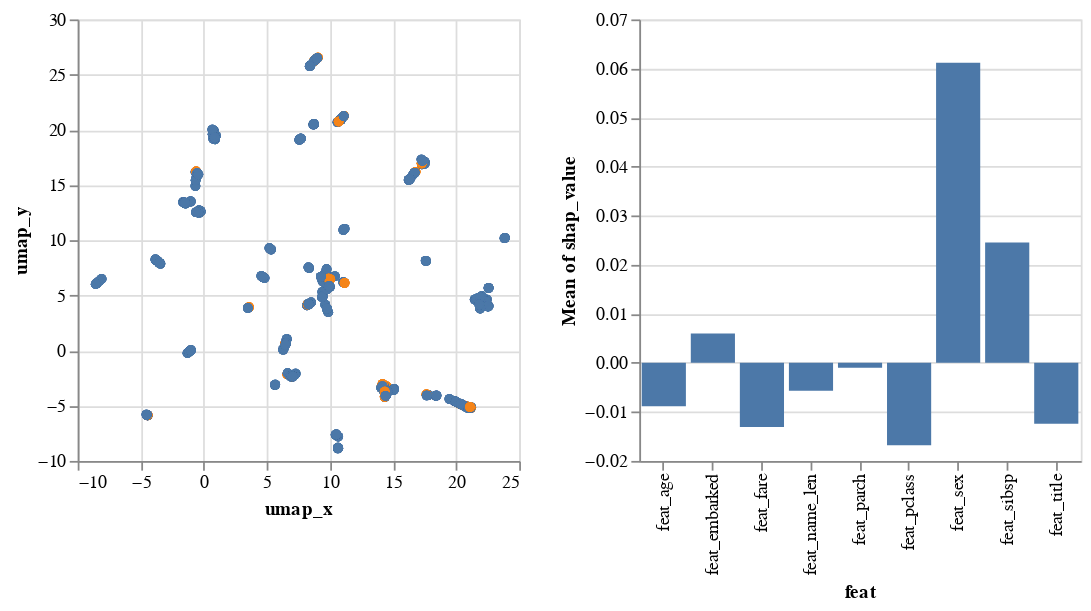

Vega-Lite specification stored for this chart:
### Vega specification from a JSON file in a GitHub repository (floating-point values rounded to 4 significant figures; data arrays with more than 128 entries replaced by an {"elided": "..."} marker saying what was removed)
{"$schema": "https://vega.github.io/schema/vega/v5.json", "background": "white", "padding": 5, "data": [{"name": "selector313_store"}, {"name": "data-a65be1c4d2c4fd82f8026b9ef18b6b31", "values": {"elided": "2655 records"}}, {"name": "data_1", "source": "data-a65be1c4d2c4fd82f8026b9ef18b6b31", "transform": [{"type": "filter", "expr": "isValid(datum[\"umap_x\"]) && isFinite(+datum[\"umap_x\"]) && isValid(datum[\"umap_y\"]) && isFinite(+datum[\"umap_y\"])"}]}, {"name": "data_2", "source": "data-a65be1c4d2c4fd82f8026b9ef18b6b31", "transform": [{"type": "filter", "expr": "!(length(data(\"selector313_store\"))) || (vlSelectionTest(\"selector313_store\", datum))"}, {"type": "aggregate", "groupby": ["feat"], "ops": ["mean"], "fields": ["shap_value"], "as": ["mean_shap_value"]}, {"type": "filter", "expr": "isValid(datum[\"mean_shap_value\"]) && isFinite(+datum[\"mean_shap_value\"])"}]}], "signals": [{"name": "childWidth", "value": 250}, {"name": "childHeight", "value": 250}, {"name": "unit", "value": {}, "on": [{"events": "mousemove", "update": "isTuple(group()) ? group() : unit"}]}, {"name": "selector313", "update": "vlSelectionResolve(\"selector313_store\", \"union\")"}], "layout": {"padding": 20, "bounds": "full", "align": "each"}, "marks": [{"type": "group", "name": "concat_0_group", "style": "cell", "encode": {"update": {"width": {"signal": "childWidth"}, "height": {"signal": "childHeight"}}}, "signals": [{"name": "selector313_x", "value": [], "on": [{"events": {"source": "scope", "type": "mousedown", "filter": ["!event.item || event.item.mark.name !== \"selector313_brush\""]}, "update": "[x(unit), x(unit)]"}, {"events": {"source": "window", "type": "mousemove", "consume": true, "between": [{"source": "scope", "type": "mousedown", "filter": ["!event.item || event.item.mark.name !== \"selector313_brush\""]}, {"source": "window", "type": "mouseup"}]}, "update": "[selector313_x[0], clamp(x(unit), 0, childWidth)]"}, {"events": {"signal": "selector313_scale_trigger"}, "update": "[scale(\"concat_0_x\", selector313_umap_x[0]), scale(\"concat_0_x\", selector313_umap_x[1])]"}, {"events": {"signal": "selector313_translate_delta"}, "update": "clampRange(panLinear(selector313_translate_anchor.extent_x, selector313_translate_delta.x / span(selector313_translate_anchor.extent_x)), 0, childWidth)"}, {"events": {"signal": "selector313_zoom_delta"}, "update": "clampRange(zoomLinear(selector313_x, selector313_zoom_anchor.x, selector313_zoom_delta), 0, childWidth)"}, {"events": [{"source": "scope", "type": "dblclick"}], "update": "[0, 0]"}]}, {"name": "selector313_umap_x", "on": [{"events": {"signal": "selector313_x"}, "update": "selector313_x[0] === selector313_x[1] ? null : invert(\"concat_0_x\", selector313_x)"}]}, {"name": "selector313_y", "value": [], "on": [{"events": {"source": "scope", "type": "mousedown", "filter": ["!event.item || event.item.mark.name !== \"selector313_brush\""]}, "update": "[y(unit), y(unit)]"}, {"events": {"source": "window", "type": "mousemove", "consume": true, "between": [{"source": "scope", "type": "mousedown", "filter": ["!event.item || event.item.mark.name !== \"selector313_brush\""]}, {"source": "window", "type": "mouseup"}]}, "update": "[selector313_y[0], clamp(y(unit), 0, childHeight)]"}, {"events": {"signal": "selector313_scale_trigger"}, "update": "[scale(\"concat_0_y\", selector313_umap_y[0]), scale(\"concat_0_y\", selector313_umap_y[1])]"}, {"events": {"signal": "selector313_translate_delta"}, "update": "clampRange(panLinear(selector313_translate_anchor.extent_y, selector313_translate_delta.y / span(selector313_translate_anchor.extent_y)), 0, childHeight)"}, {"events": {"signal": "selector313_zoom_delta"}, "update": "clampRange(zoomLinear(selector313_y, selector313_zoom_anchor.y, selector313_zoom_delta), 0, childHeight)"}, {"events": [{"source": "scope", "type": "dblclick"}], "update": "[0, 0]"}]}, {"name": "selector313_umap_y", "on": [{"events": {"signal": "selector313_y"}, "update": "selector313_y[0] === selector313_y[1] ? null : invert(\"concat_0_y\", selector313_y)"}]}, {"name": "selector313_scale_trigger", "value": {}, "on": [{"events": [{"scale": "concat_0_x"}, {"scale": "concat_0_y"}], "update": "(!isArray(selector313_umap_x) || (+invert(\"concat_0_x\", selector313_x)[0] === +selector313_umap_x[0] && +invert(\"concat_0_x\", selector313_x)[1] === +selector313_umap_x[1])) && (!isArray(selector313_umap_y) || (+invert(\"concat_0_y\", selector313_y)[0] === +selector313_umap_y[0] && +invert(\"concat_0_y\", selector313_y)[1] === +selector313_umap_y[1])) ? selector313_scale_trigger : {}"}]}, {"name": "selector313_tuple", "on": [{"events": [{"signal": "selector313_umap_x || selector313_umap_y"}], "update": "selector313_umap_x && selector313_umap_y ? {unit: \"concat_0\", fields: selector313_tuple_fields, values: [selector313_umap_x,selector313_umap_y]} : null"}]}, {"name": "selector313_tuple_fields", "value": [{"field": "umap_x", "channel": "x", "type": "R"}, {"field": "umap_y", "channel": "y", "type": "R"}]}, {"name": "selector313_translate_anchor", "value": {}, "on": [{"events": [{"source": "scope", "type": "mousedown", "markname": "selector313_brush"}], "update": "{x: x(unit), y: y(unit), extent_x: slice(selector313_x), extent_y: slice(selector313_y)}"}]}, {"name": "selector313_translate_delta", "value": {}, "on": [{"events": [{"source": "window", "type": "mousemove", "consume": true, "between": [{"source": "scope", "type": "mousedown", "markname": "selector313_brush"}, {"source": "window", "type": "mouseup"}]}], "update": "{x: selector313_translate_anchor.x - x(unit), y: selector313_translate_anchor.y - y(unit)}"}]}, {"name": "selector313_zoom_anchor", "on": [{"events": [{"source": "scope", "type": "wheel", "consume": true, "markname": "selector313_brush"}], "update": "{x: x(unit), y: y(unit)}"}]}, {"name": "selector313_zoom_delta", "on": [{"events": [{"source": "scope", "type": "wheel", "consume": true, "markname": "selector313_brush"}], "force": true, "update": "pow(1.001, event.deltaY * pow(16, event.deltaMode))"}]}, {"name": "selector313_modify", "on": [{"events": {"signal": "selector313_tuple"}, "update": "modify(\"selector313_store\", selector313_tuple, true)"}]}], "marks": [{"name": "selector313_brush_bg", "type": "rect", "clip": true, "encode": {"enter": {"fill": {"value": "#333"}, "fillOpacity": {"value": 0.125}}, "update": {"x": [{"test": "data(\"selector313_store\").length && data(\"selector313_store\")[0].unit === \"concat_0\"", "signal": "selector313_x[0]"}, {"value": 0}], "y": [{"test": "data(\"selector313_store\").length && data(\"selector313_store\")[0].unit === \"concat_0\"", "signal": "selector313_y[0]"}, {"value": 0}], "x2": [{"test": "data(\"selector313_store\").length && data(\"selector313_store\")[0].unit === \"concat_0\"", "signal": "selector313_x[1]"}, {"value": 0}], "y2": [{"test": "data(\"selector313_store\").length && data(\"selector313_store\")[0].unit === \"concat_0\"", "signal": "selector313_y[1]"}, {"value": 0}]}}}, {"name": "concat_0_marks", "type": "symbol", "style": ["circle"], "interactive": true, "from": {"data": "data_1"}, "encode": {"update": {"opacity": {"value": 0.7}, "fill": [{"test": "!(length(data(\"selector313_store\"))) || (vlSelectionTest(\"selector313_store\", datum))", "scale": "color", "field": "error_col"}, {"value": "lightgray"}], "tooltip": {"signal": "{\"index\": format(datum[\"index\"], \"\"), \"PassengerId\": format(datum[\"PassengerId\"], \"\"), \"Survived\": format(datum[\"Survived\"], \"\"), \"Pclass\": format(datum[\"Pclass\"], \"\"), \"Name\": ''+datum[\"Name\"], \"Sex\": ''+datum[\"Sex\"], \"Age\": format(datum[\"Age\"], \"\"), \"SibSp\": format(datum[\"SibSp\"], \"\"), \"Parch\": format(datum[\"Parch\"], \"\"), \"Ticket\": ''+datum[\"Ticket\"], \"Fare\": format(datum[\"Fare\"], \"\"), \"Cabin\": ''+datum[\"Cabin\"], \"Embarked\": ''+datum[\"Embarked\"], \"umap_x\": format(datum[\"umap_x\"], \"\"), \"umap_y\": format(datum[\"umap_y\"], \"\"), \"target\": format(datum[\"target\"], \"\"), \"pred\": format(datum[\"pred\"], \"\"), \"error_col\": ''+datum[\"error_col\"], \"feat\": ''+datum[\"feat\"], \"shap_value\": format(datum[\"shap_value\"], \"\")}"}, "x": {"scale": "concat_0_x", "field": "umap_x"}, "y": {"scale": "concat_0_y", "field": "umap_y"}, "shape": {"value": "circle"}}}}, {"name": "selector313_brush", "type": "rect", "clip": true, "encode": {"enter": {"fill": {"value": "transparent"}}, "update": {"x": [{"test": "data(\"selector313_store\").length && data(\"selector313_store\")[0].unit === \"concat_0\"", "signal": "selector313_x[0]"}, {"value": 0}], "y": [{"test": "data(\"selector313_store\").length && data(\"selector313_store\")[0].unit === \"concat_0\"", "signal": "selector313_y[0]"}, {"value": 0}], "x2": [{"test": "data(\"selector313_store\").length && data(\"selector313_store\")[0].unit === \"concat_0\"", "signal": "selector313_x[1]"}, {"value": 0}], "y2": [{"test": "data(\"selector313_store\").length && data(\"selector313_store\")[0].unit === \"concat_0\"", "signal": "selector313_y[1]"}, {"value": 0}], "stroke": [{"test": "selector313_x[0] !== selector313_x[1] && selector313_y[0] !== selector313_y[1]", "value": "white"}, {"value": null}]}}}], "axes": [{"scale": "concat_0_x", "orient": "bottom", "gridScale": "concat_0_y", "grid": true, "tickCount": {"signal": "ceil(childWidth/40)"}, "domain": false, "labels": false, "maxExtent": 0, "minExtent": 0, "ticks": false, "zindex": 0}, {"scale": "concat_0_y", "orient": "left", "gridScale": "concat_0_x", "grid": true, "tickCount": {"signal": "ceil(childHeight/40)"}, "domain": false, "labels": false, "maxExtent": 0, "minExtent": 0, "ticks": false, "zindex": 0}, {"scale": "concat_0_x", "orient": "bottom", "grid": false, "title": "umap_x", "labelFlush": true, "labelOverlap": true, "tickCount": {"signal": "ceil(childWidth/40)"}, "zindex": 0}, {"scale": "concat_0_y", "orient": "left", "grid": false, "title": "umap_y", "labelOverlap": true, "tickCount": {"signal": "ceil(childHeight/40)"}, "zindex": 0}]}, {"type": "group", "name": "concat_1_group", "style": "cell", "encode": {"update": {"width": {"signal": "childWidth"}, "height": {"signal": "childHeight"}}}, "signals": [{"name": "selector313_x", "value": [], "on": [{"events": {"source": "scope", "type": "mousedown", "filter": ["!event.item || event.item.mark.name !== \"selector313_brush\""]}, "update": "[x(unit), x(unit)]"}, {"events": {"source": "window", "type": "mousemove", "consume": true, "between": [{"source": "scope", "type": "mousedown", "filter": ["!event.item || event.item.mark.name !== \"selector313_brush\""]}, {"source": "window", "type": "mouseup"}]}, "update": "[selector313_x[0], clamp(x(unit), 0, childWidth)]"}, {"events": {"signal": "selector313_scale_trigger"}, "update": "[0, 0]"}, {"events": {"signal": "selector313_translate_delta"}, "update": "clampRange(panLinear(selector313_translate_anchor.extent_x, selector313_translate_delta.x / span(selector313_translate_anchor.extent_x)), 0, childWidth)"}, {"events": {"signal": "selector313_zoom_delta"}, "update": "clampRange(zoomLinear(selector313_x, selector313_zoom_anchor.x, selector313_zoom_delta), 0, childWidth)"}, {"events": [{"source": "scope", "type": "dblclick"}], "update": "[0, 0]"}]}, {"name": "selector313_feat", "on": [{"events": {"signal": "selector313_x"}, "update": "selector313_x[0] === selector313_x[1] ? null : invert(\"concat_1_x\", selector313_x)"}]}, {"name": "selector313_scale_trigger", "value": {}, "on": [{"events": [{"scale": "concat_1_x"}], "update": "(!isArray(selector313_feat) || (invert(\"concat_1_x\", selector313_x)[0] === selector313_feat[0] && invert(\"concat_1_x\", selector313_x)[1] === selector313_feat[1])) ? selector313_scale_trigger : {}"}]}, {"name": "selector313_tuple", "on": [{"events": [{"signal": "selector313_feat"}], "update": "selector313_feat ? {unit: \"concat_1\", fields: selector313_tuple_fields, values: [selector313_feat]} : null"}]}, {"name": "selector313_tuple_fields", "value": [{"field": "feat", "channel": "x", "type": "E"}]}, {"name": "selector313_translate_anchor", "value": {}, "on": [{"events": [{"source": "scope", "type": "mousedown", "markname": "selector313_brush"}], "update": "{x: x(unit), y: y(unit), extent_x: slice(selector313_x)}"}]}, {"name": "selector313_translate_delta", "value": {}, "on": [{"events": [{"source": "window", "type": "mousemove", "consume": true, "between": [{"source": "scope", "type": "mousedown", "markname": "selector313_brush"}, {"source": "window", "type": "mouseup"}]}], "update": "{x: selector313_translate_anchor.x - x(unit), y: selector313_translate_anchor.y - y(unit)}"}]}, {"name": "selector313_zoom_anchor", "on": [{"events": [{"source": "scope", "type": "wheel", "consume": true, "markname": "selector313_brush"}], "update": "{x: x(unit), y: y(unit)}"}]}, {"name": "selector313_zoom_delta", "on": [{"events": [{"source": "scope", "type": "wheel", "consume": true, "markname": "selector313_brush"}], "force": true, "update": "pow(1.001, event.deltaY * pow(16, event.deltaMode))"}]}, {"name": "selector313_modify", "on": [{"events": {"signal": "selector313_tuple"}, "update": "modify(\"selector313_store\", selector313_tuple, true)"}]}], "marks": [{"name": "selector313_brush_bg", "type": "rect", "clip": true, "encode": {"enter": {"fill": {"value": "#333"}, "fillOpacity": {"value": 0.125}}, "update": {"x": [{"test": "data(\"selector313_store\").length && data(\"selector313_store\")[0].unit === \"concat_1\"", "signal": "selector313_x[0]"}, {"value": 0}], "y": [{"test": "data(\"selector313_store\").length && data(\"selector313_store\")[0].unit === \"concat_1\"", "value": 0}, {"value": 0}], "x2": [{"test": "data(\"selector313_store\").length && data(\"selector313_store\")[0].unit === \"concat_1\"", "signal": "selector313_x[1]"}, {"value": 0}], "y2": [{"test": "data(\"selector313_store\").length && data(\"selector313_store\")[0].unit === \"concat_1\"", "field": {"group": "height"}}, {"value": 0}]}}}, {"name": "concat_1_marks", "type": "rect", "style": ["bar"], "interactive": true, "from": {"data": "data_2"}, "encode": {"update": {"fill": {"value": "#4c78a8"}, "x": {"scale": "concat_1_x", "field": "feat"}, "width": {"scale": "concat_1_x", "band": true}, "y": {"scale": "concat_1_y", "field": "mean_shap_value"}, "y2": {"scale": "concat_1_y", "value": 0}}}}, {"name": "selector313_brush", "type": "rect", "clip": true, "encode": {"enter": {"fill": {"value": "transparent"}}, "update": {"x": [{"test": "data(\"selector313_store\").length && data(\"selector313_store\")[0].unit === \"concat_1\"", "signal": "selector313_x[0]"}, {"value": 0}], "y": [{"test": "data(\"selector313_store\").length && data(\"selector313_store\")[0].unit === \"concat_1\"", "value": 0}, {"value": 0}], "x2": [{"test": "data(\"selector313_store\").length && data(\"selector313_store\")[0].unit === \"concat_1\"", "signal": "selector313_x[1]"}, {"value": 0}], "y2": [{"test": "data(\"selector313_store\").length && data(\"selector313_store\")[0].unit === \"concat_1\"", "field": {"group": "height"}}, {"value": 0}], "stroke": [{"test": "selector313_x[0] !== selector313_x[1]", "value": "white"}, {"value": null}]}}}], "axes": [{"scale": "concat_1_y", "orient": "left", "gridScale": "concat_1_x", "grid": true, "tickCount": {"signal": "ceil(childHeight/40)"}, "domain": false, "labels": false, "maxExtent": 0, "minExtent": 0, "ticks": false, "zindex": 0}, {"scale": "concat_1_x", "orient": "bottom", "grid": false, "title": "feat", "labelAlign": "right", "labelAngle": 270, "labelBaseline": "middle", "zindex": 0}, {"scale": "concat_1_y", "orient": "left", "grid": false, "title": "Mean of shap_value", "labelOverlap": true, "tickCount": {"signal": "ceil(childHeight/40)"}, "zindex": 0}]}], "scales": [{"name": "color", "type": "ordinal", "domain": {"data": "data_1", "field": "error_col", "sort": true}, "range": "category"}, {"name": "concat_0_x", "type": "linear", "domain": {"data": "data_1", "field": "umap_x"}, "range": [0, {"signal": "childWidth"}], "nice": true, "zero": true}, {"name": "concat_0_y", "type": "linear", "domain": {"data": "data_1", "field": "umap_y"}, "range": [{"signal": "childHeight"}, 0], "nice": true, "zero": true}, {"name": "concat_1_x", "type": "band", "domain": {"data": "data_2", "field": "feat", "sort": true}, "range": [0, {"signal": "childWidth"}], "paddingInner": 0.1, "paddingOuter": 0.05}, {"name": "concat_1_y", "type": "linear", "domain": {"data": "data_2", "field": "mean_shap_value"}, "range": [{"signal": "childHeight"}, 0], "nice": true, "zero": true}]}
